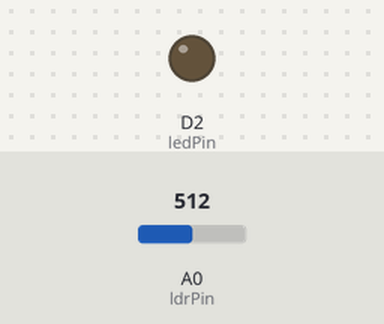
The sketch below on a simulated ESP8266 (NodeMCU). Shown: output pins drawn as LEDs (lit = HIGH). The test bench sets the inputs (shaded band); at power-on: A0 (ldrPin) = 512. WiFi joins after 1.5 s; servers stay silent unless stated.

Above: at 3.0 s.
3.1 s: A0 (ldrPin) set to 413
5.0 s: A0 (ldrPin) set to 386
At 6.7 s:
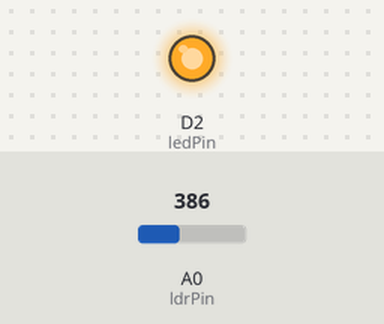
7.3 s: A0 (ldrPin) set to 410
At 8.2 s:
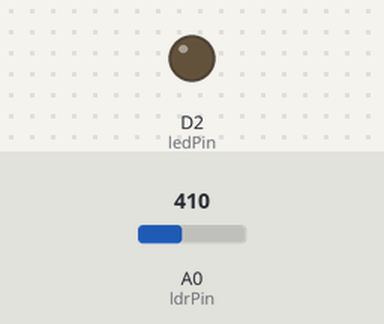
9.3 s: A0 (ldrPin) set to 390
At 11.0 s:
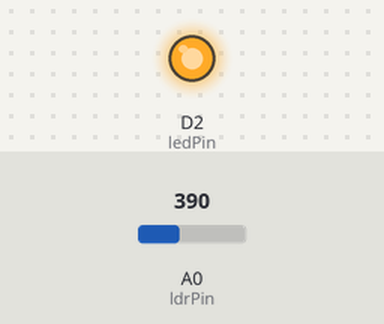
Timing chart, 0 to 12.3 s (numbered marks = the images above; inputs shaded):
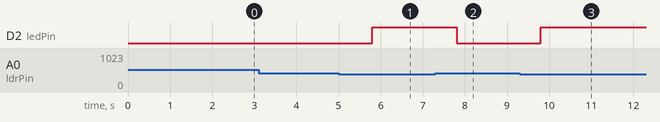

The sketch:

SPICE.ino
```cpp
#define BLYNK_PRINT Serial
#include <ESP8266WiFi.h>
#include <BlynkSimpleEsp8266.h>
#define ldrPin A0
#define ledPin D2
BlynkTimer timer;

char auth[] = "eas9C-5lOMzq1HyXI5nqNYqSgN7eVNjS";
// Your WiFi credentials.
// Set password to "" for open networks.
char ssid[] = "Galaxy A51C010";
char pass[] = "wmtc9748";

void sendSensor()
{
  int sensorValue = analogRead(ldrPin);
  Blynk.virtualWrite(V5, sensorValue);
  if(sensorValue < 400){
    digitalWrite(ledPin, HIGH);
  }else{
    digitalWrite(ledPin, LOW);
  }
}
void setup()
{
  Serial.begin(115200);
  Blynk.begin(auth, ssid, pass);

  pinMode(ledPin, OUTPUT);
  timer.setInterval(1000L, sendSensor);
}
void loop()
{
  Blynk.run();
  timer.run();
}
```

Measured:
- the behaviour switches between 400 and 399 on A0 (ldrPin) (found by bisection; images 0 and 1)
- after the input at 3.1 s, every drawn part: stays the same
- after the input at 5.0 s, D2 (ledPin): LOW → HIGH after 0.80 s
- after the input at 7.3 s, D2 (ledPin): HIGH → LOW after 0.50 s
- after the input at 9.3 s, D2 (ledPin): LOW → HIGH after 0.50 s
